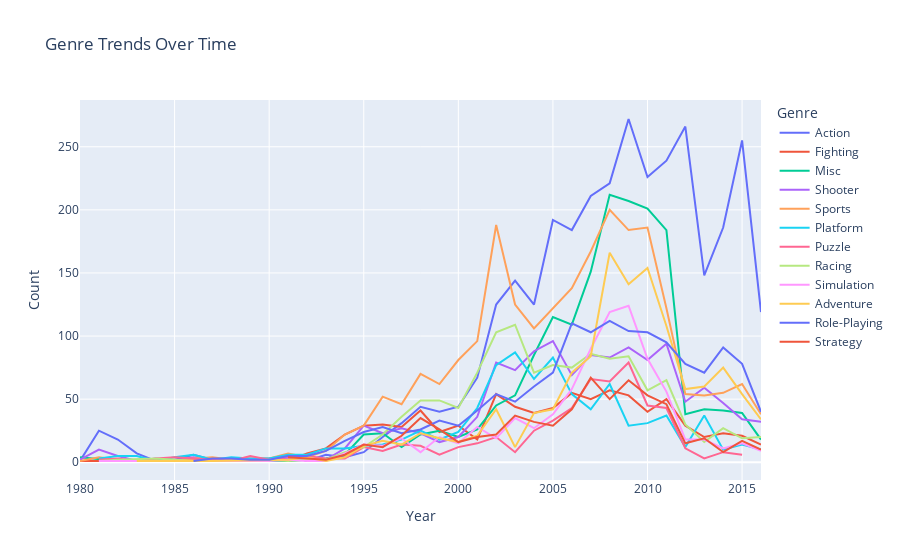

Write notebook code for a chart like this one.
### Code cell
# Genre Trends Over Time (Line Chart)
genre_trends_over_time = df.groupby(['Year', 'Genre']).size().reset_index(name='Count')
fig = px.line(genre_trends_over_time, x='Year', y='Count', color='Genre',
              title='Genre Trends Over Time')
fig.show()

### Figure 1 — Plotly figure (JSON) as saved in the notebook; plotly's stock layout.template omitted (floating-point values rounded to 4 significant figures)
{"data": [{"hovertemplate": "Genre=Action<br>Year=%{x}<br>Count=%{y}<extra></extra>", "legendgroup": "Action", "line": {"color": "#636efa", "dash": "solid"}, "marker": {"symbol": "circle"}, "mode": "lines", "name": "Action", "orientation": "v", "showlegend": true, "type": "scatter", "x": [1980, 1981, 1982, 1983, 1984, 1985, 1986, 1987, 1988, 1989, 1990, 1991, 1992, 1993, 1994, 1995, 1996, 1997, 1998, 1999, 2000, 2001, 2002, 2003, 2004, 2005, 2006, 2007, 2008, 2009, 2010, 2011, 2012, 2013, 2014, 2015, 2016], "xaxis": "x", "y": [1, 25, 18, 7, 1, 2, 6, 2, 2, 2, 3, 5, 1, 6, 4, 8, 20, 31, 44, 40, 44, 67, 125, 144, 125, 192, 184, 211, 221, 272, 226, 239, 266, 148, 186, 255, 119], "yaxis": "y"}, {"hovertemplate": "Genre=Fighting<br>Year=%{x}<br>Count=%{y}<extra></extra>", "legendgroup": "Fighting", "line": {"color": "#EF553B", "dash": "solid"}, "marker": {"symbol": "circle"}, "mode": "lines", "name": "Fighting", "orientation": "v", "showlegend": true, "type": "scatter", "x": [1980, 1985, 1987, 1991, 1992, 1993, 1994, 1995, 1996, 1997, 1998, 1999, 2000, 2001, 2002, 2003, 2004, 2005, 2006, 2007, 2008, 2009, 2010, 2011, 2012, 2013, 2014, 2015, 2016], "xaxis": "x", "y": [1, 1, 2, 1, 7, 11, 22, 29, 30, 28, 41, 24, 29, 18, 54, 44, 39, 43, 55, 50, 57, 53, 40, 50, 29, 20, 23, 21, 14], "yaxis": "y"}, {"hovertemplate": "Genre=Misc<br>Year=%{x}<br>Count=%{y}<extra></extra>", "legendgroup": "Misc", "line": {"color": "#00cc96", "dash": "solid"}, "marker": {"symbol": "circle"}, "mode": "lines", "name": "Misc", "orientation": "v", "showlegend": true, "type": "scatter", "x": [1980, 1982, 1983, 1984, 1989, 1991, 1992, 1993, 1994, 1995, 1996, 1997, 1998, 1999, 2000, 2001, 2002, 2003, 2004, 2005, 2006, 2007, 2008, 2009, 2010, 2011, 2012, 2013, 2014, 2015, 2016], "xaxis": "x", "y": [4, 1, 1, 1, 1, 1, 2, 3, 6, 22, 23, 12, 22, 25, 20, 26, 45, 53, 85, 115, 109, 151, 212, 207, 201, 184, 38, 42, 41, 39, 18], "yaxis": "y"}, {"hovertemplate": "Genre=Shooter<br>Year=%{x}<br>Count=%{y}<extra></extra>", "legendgroup": "Shooter", "line": {"color": "#ab63fa", "dash": "solid"}, "marker": {"symbol": "circle"}, "mode": "lines", "name": "Shooter", "orientation": "v", "showlegend": true, "type": "scatter", "x": [1980, 1981, 1982, 1983, 1984, 1985, 1986, 1987, 1988, 1989, 1991, 1992, 1993, 1994, 1995, 1996, 1997, 1998, 1999, 2000, 2001, 2002, 2003, 2004, 2005, 2006, 2007, 2008, 2009, 2010, 2011, 2012, 2013, 2014, 2015, 2016], "xaxis": "x", "y": [2, 10, 5, 1, 3, 1, 4, 2, 1, 1, 3, 3, 2, 11, 29, 23, 27, 23, 16, 20, 36, 79, 73, 88, 96, 69, 85, 83, 91, 81, 94, 48, 59, 47, 34, 32], "yaxis": "y"}, {"hovertemplate": "Genre=Sports<br>Year=%{x}<br>Count=%{y}<extra></extra>", "legendgroup": "Sports", "line": {"color": "#FFA15A", "dash": "solid"}, "marker": {"symbol": "circle"}, "mode": "lines", "name": "Sports", "orientation": "v", "showlegend": true, "type": "scatter", "x": [1980, 1981, 1982, 1983, 1984, 1985, 1986, 1987, 1988, 1989, 1990, 1991, 1992, 1993, 1994, 1995, 1996, 1997, 1998, 1999, 2000, 2001, 2002, 2003, 2004, 2005, 2006, 2007, 2008, 2009, 2010, 2011, 2012, 2013, 2014, 2015, 2016], "xaxis": "x", "y": [1, 4, 2, 1, 2, 1, 3, 4, 2, 3, 3, 7, 4, 9, 22, 29, 52, 46, 70, 62, 81, 96, 188, 125, 106, 122, 138, 167, 200, 184, 186, 122, 54, 53, 55, 62, 38], "yaxis": "y"}, {"hovertemplate": "Genre=Platform<br>Year=%{x}<br>Count=%{y}<extra></extra>", "legendgroup": "Platform", "line": {"color": "#19d3f3", "dash": "solid"}, "marker": {"symbol": "circle"}, "mode": "lines", "name": "Platform", "orientation": "v", "showlegend": true, "type": "scatter", "x": [1981, 1982, 1983, 1984, 1985, 1986, 1987, 1988, 1989, 1990, 1991, 1992, 1993, 1994, 1995, 1996, 1997, 1998, 1999, 2000, 2001, 2002, 2003, 2004, 2005, 2006, 2007, 2008, 2009, 2010, 2011, 2012, 2013, 2014, 2015, 2016], "xaxis": "x", "y": [3, 5, 5, 1, 4, 6, 2, 4, 3, 3, 6, 6, 11, 11, 13, 14, 18, 25, 18, 24, 43, 77, 87, 66, 83, 54, 42, 62, 29, 31, 37, 12, 37, 10, 14, 10], "yaxis": "y"}, {"hovertemplate": "Genre=Puzzle<br>Year=%{x}<br>Count=%{y}<extra></extra>", "legendgroup": "Puzzle", "line": {"color": "#FF6692", "dash": "solid"}, "marker": {"symbol": "circle"}, "mode": "lines", "name": "Puzzle", "orientation": "v", "showlegend": true, "type": "scatter", "x": [1981, 1982, 1983, 1984, 1985, 1988, 1989, 1990, 1991, 1992, 1993, 1994, 1995, 1996, 1997, 1998, 1999, 2000, 2001, 2002, 2003, 2004, 2005, 2006, 2007, 2008, 2009, 2010, 2011, 2012, 2013, 2014, 2015], "xaxis": "x", "y": [2, 3, 1, 3, 4, 1, 5, 2, 4, 5, 3, 3, 12, 9, 14, 13, 6, 12, 15, 20, 8, 25, 33, 43, 66, 64, 79, 45, 43, 11, 3, 8, 6], "yaxis": "y"}, {"hovertemplate": "Genre=Racing<br>Year=%{x}<br>Count=%{y}<extra></extra>", "legendgroup": "Racing", "line": {"color": "#B6E880", "dash": "solid"}, "marker": {"symbol": "circle"}, "mode": "lines", "name": "Racing", "orientation": "v", "showlegend": true, "type": "scatter", "x": [1981, 1982, 1984, 1986, 1988, 1990, 1991, 1992, 1993, 1994, 1995, 1996, 1997, 1998, 1999, 2000, 2001, 2002, 2003, 2004, 2005, 2006, 2007, 2008, 2009, 2010, 2011, 2012, 2013, 2014, 2015, 2016], "xaxis": "x", "y": [1, 2, 3, 1, 1, 2, 1, 2, 2, 8, 12, 22, 36, 49, 49, 43, 71, 103, 109, 71, 77, 75, 86, 82, 84, 57, 65, 30, 16, 27, 19, 20], "yaxis": "y"}, {"hovertemplate": "Genre=Simulation<br>Year=%{x}<br>Count=%{y}<extra></extra>", "legendgroup": "Simulation", "line": {"color": "#FF97FF", "dash": "solid"}, "marker": {"symbol": "circle"}, "mode": "lines", "name": "Simulation", "orientation": "v", "showlegend": true, "type": "scatter", "x": [1981, 1985, 1988, 1990, 1991, 1992, 1993, 1994, 1995, 1996, 1997, 1998, 1999, 2000, 2001, 2002, 2003, 2004, 2005, 2006, 2007, 2008, 2009, 2010, 2011, 2012, 2013, 2014, 2015, 2016], "xaxis": "x", "y": [1, 1, 1, 1, 2, 1, 1, 7, 14, 13, 19, 8, 20, 15, 28, 19, 35, 27, 38, 58, 90, 119, 124, 82, 56, 18, 18, 11, 15, 9], "yaxis": "y"}, {"hovertemplate": "Genre=Adventure<br>Year=%{x}<br>Count=%{y}<extra></extra>", "legendgroup": "Adventure", "line": {"color": "#FECB52", "dash": "solid"}, "marker": {"symbol": "circle"}, "mode": "lines", "name": "Adventure", "orientation": "v", "showlegend": true, "type": "scatter", "x": [1983, 1987, 1991, 1992, 1993, 1994, 1995, 1996, 1997, 1998, 1999, 2000, 2001, 2002, 2003, 2004, 2005, 2006, 2007, 2008, 2009, 2010, 2011, 2012, 2013, 2014, 2015, 2016], "xaxis": "x", "y": [1, 1, 2, 4, 1, 4, 13, 17, 14, 23, 19, 16, 21, 42, 12, 39, 42, 71, 84, 166, 141, 154, 108, 58, 60, 75, 54, 34], "yaxis": "y"}, {"hovertemplate": "Genre=Role-Playing<br>Year=%{x}<br>Count=%{y}<extra></extra>", "legendgroup": "Role-Playing", "line": {"color": "#636efa", "dash": "solid"}, "marker": {"symbol": "circle"}, "mode": "lines", "name": "Role-Playing", "orientation": "v", "showlegend": true, "type": "scatter", "x": [1986, 1987, 1988, 1989, 1990, 1991, 1992, 1993, 1994, 1995, 1996, 1997, 1998, 1999, 2000, 2001, 2002, 2003, 2004, 2005, 2006, 2007, 2008, 2009, 2010, 2011, 2012, 2013, 2014, 2015, 2016], "xaxis": "x", "y": [1, 3, 3, 2, 2, 5, 5, 9, 17, 24, 28, 23, 26, 33, 29, 41, 54, 48, 60, 71, 110, 103, 112, 104, 103, 95, 78, 71, 91, 78, 40], "yaxis": "y"}, {"hovertemplate": "Genre=Strategy<br>Year=%{x}<br>Count=%{y}<extra></extra>", "legendgroup": "Strategy", "line": {"color": "#EF553B", "dash": "solid"}, "marker": {"symbol": "circle"}, "mode": "lines", "name": "Strategy", "orientation": "v", "showlegend": true, "type": "scatter", "x": [1991, 1992, 1993, 1994, 1995, 1996, 1997, 1998, 1999, 2000, 2001, 2002, 2003, 2004, 2005, 2006, 2007, 2008, 2009, 2010, 2011, 2012, 2013, 2014, 2015, 2016], "xaxis": "x", "y": [4, 3, 2, 6, 14, 12, 21, 35, 26, 16, 20, 22, 37, 32, 29, 42, 67, 50, 65, 53, 46, 15, 19, 8, 17, 10], "yaxis": "y"}], "layout": {"legend": {"title": {"text": "Genre"}, "tracegroupgap": 0}, "title": {"text": "Genre Trends Over Time"}, "xaxis": {"anchor": "y", "domain": [0, 1], "title": {"text": "Year"}}, "yaxis": {"anchor": "x", "domain": [0, 1], "title": {"text": "Count"}}}}
